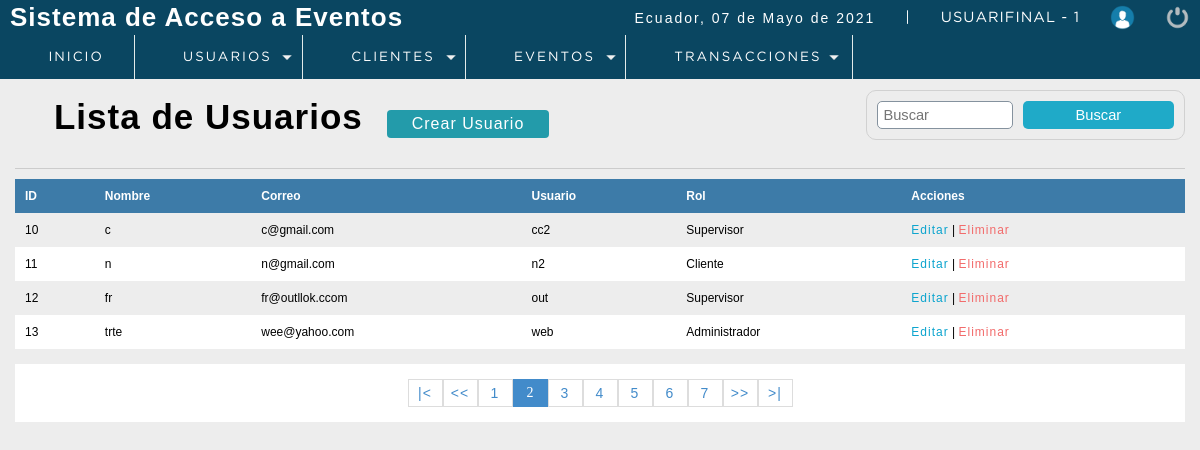
Page /P_seminarios/sistema/lista_usuarios.php?pagina=2 (signed in) on the committed database.
### tables this page shows
CREATE TABLE `usuario` (
  `idusuario` int(11) NOT NULL,
  `nombre` varchar(50) DEFAULT NULL,
  `correo` varchar(100) DEFAULT NULL,
  `usuario` varchar(15) DEFAULT NULL,
  `clave` varchar(100) DEFAULT NULL,
  `rol` int(11) DEFAULT NULL,
  `Status` int(11) NOT NULL DEFAULT 1,
  `cod_cliente` int(11) DEFAULT 0
);

CREATE TABLE `rol` (
  `idrol` int(11) NOT NULL,
  `rol` varchar(20) DEFAULT NULL
);

### P_seminarios/sistema/lista_usuarios.php (the view, shortened to what this page needs)
<?php
 include "../conection.php";
?>
<!DOCTYPE html>
<html lang="en">
<head>
	<?php include "includes/scripts.php"?>
</head>
<body>
 <?php include "includes/header.php"?>
	<section id="container">
		<h1><i class="fas fa-list-alt"></i> Lista de Usuarios</h1>
        <a href="registro_usuarios.php" class="btn_new">Crear Usuario</a>
    <form action="buscar_usuario.php" method="get" class="form_search">
        <input type="text" name="busqueda" id="busqueda" placeholder="Buscar">
        <input type="submit" value="Buscar" class="btn_search" >
    </form>
    <hr>
        <table>
            <tr>
                <th>ID</th>
                <th>Nombre</th>
                <th>Correo</th>
                <th>Usuario</th>
                <th>Rol</th>
                <th>Acciones</th>
            </tr>
            <?php
           $sql_registre = mysqli_query($conection,"SELECT COUNT(*) AS total_registro FROM usuario WHERE Status =1");
           $result_registre = mysqli_fetch_array($sql_registre);
           $total_resgistros = $result_registre['total_registro'];
           $por_pagina = 4;
           if (empty($_GET['pagina'])) {
               $pagina =1;
           }
           else {
               $pagina = $_GET['pagina'];
           }
           $desde = ($pagina - 1) * $por_pagina;
           $total_paginas = ceil($total_resgistros / $por_pagina);
           $query = mysqli_query($conection,"SELECT u.Idusuario, u.nombre, u.correo, u.usuario, r.rol FROM usuario u
                                                                                                      INNER JOIN rol r
                                                                                                      ON u.rol = r.idrol
                                                                                                      WHERE Status = 1
                                                                                                      ORDER BY idusuario ASC LIMIT $desde, $por_pagina");
           $result = mysqli_num_rows($query);
           if ($result > 0) {
               while ($data = mysqli_fetch_array($query)) {
           ?>
            <tr>
                <td><?php echo $data["Idusuario"];?></td>
                <td><?php echo $data["nombre"];?></td>
                <td><?php echo $data["correo"];?></td>
                <td><?php echo $data["usuario"];?></td>
                <td><?php echo $data["rol"];?></td>
                <td>
                    <a class="link_edit" href="editar_usuario.php?id=<?php echo $data["Idusuario"];?>">Editar</a>
                    |
                    <?php
                        if ($data["Idusuario"] !=1) {
                    ?>
                    <a class="link_delete" href="eliminar_usuario.php?id=<?php echo $data["Idusuario"];?>">Eliminar</a>
                    <?php
                        }
                    ?>
                </td>
            </tr>
                <?php
               }
           }
            ?>
        </table>
        <div class="paginador">
                    <ul>
                        <?php
                            if ($pagina != 1) {
                            ?>
                            <li><a href="?pagina=<?php echo 1;?>">|<</a></li>
                            <li><a href="?pagina=<?php echo $pagina-1;?>"><<</a></li>
                            <?php
                            }
                        ?>
                    <?php
                    for ($i=1; $i <= $total_paginas; $i++) {
                        if ($i == $pagina) {
                            echo '<li class="pageSelected">'.$i.'</li>';
                        }
                        else {
                            echo '<li><a href="?pagina='.$i.'">'.$i.'</a></li>';
                        }
                    }
                    if ($pagina!=$total_paginas) {
                    ?>
                    <li><a href="?pagina=<?php echo $pagina+1;?>">>></a></li>
                    <li><a href="?pagina=<?php echo $total_paginas;?>">>|</a></li>
                        <?php
                            }
                        ?>
                    </ul>
                </div>
	</section>
</body>
</html>

### P_seminarios/sistema/css/style.css (style rules this page uses)
* { margin: 0; padding: 0; box-sizing: border-box; }
body { background: #ededed; }
h1, h2, h3, h4, h5, h6 { font-family: 'arial'; font-weight: bold; letter-spacing: 1px; }
h1 { font-size: 26px; }
a { text-decoration: none; font-family: arial; letter-spacing: 1px; }
#container { padding: 90px 15px 15px; }
hr { border: 0; background: #CCC; height: 1px; margin: 10px 0; display: block; }
form { border: 2px solid #78909C; border-radius: 2%; background: #FFF; margin: auto; padding: 20px 50px; border: 1px solid #d1d1d1; }
input,select { display: block; width: 100%; font-size: 11pt; padding: 5px; border: 1px solid #85929e; border-radius: 5px; }
#container h1 { font-size: 35px; display: inline-block; }
.btn_new { display: inline-block; background: #239baa; color: #FFF; padding: 5px 25px; border-radius: 4px; margin: 20px; }
table { border-collapse: collapse; font-size: 12px; font-family: 'arial'; width: 100%; }
table th { text-align: left; padding: 10px; background: #3d7ba8; color: #FFF; }
table tr:nth-child(odd) { background: #FFF; }
table td { padding: 10px; }
.link_edit { color: #0ca4ce; }
.link_delete { color: #f26b6b; }
.paginador ul { padding: 15px; list-style: none; background: #FFF; margin-top: 15px; display: -webkit-flex; display: -moz-flex; display: -ms-flex; display: -o-flex; display: flex; justify-content: center; }
.paginador a, .pageSelected { color: #428bca; border: 1px solid #ddd; padding: 5px; display: inline-block; font-size: 14px; text-align: center; width: 35px; }
.pageSelected { color: #FFF; background: #428bca; border: 1px solid #428bca; }
.form_search { display: -webkit-flex; display: -moz-flex; display: -ms-flex; display: -o-flex; display: flex; float: right; background: initial; padding: 10px; border-radius: 10px; }
.form_search .btn_search { background: #1faac8; color: #FFF; padding: 0 20px; border: 0; cursor: pointer; margin-left: 10px; }

### rows in the picture
usuario: idusuario "10", nombre "c", correo "c@gmail.com", usuario "cc2", rol.rol "Supervisor"
usuario: idusuario "11", nombre "n", correo "n@gmail.com", usuario "n2", rol.rol "Cliente"
usuario: idusuario "12", nombre "fr", correo "fr@outllok.ccom", usuario "out", rol.rol "Supervisor"
usuario: idusuario "13", nombre "trte", correo "wee@yahoo.com", usuario "web", rol.rol "Administrador"

### other values in the picture
fechaC() "07 de Mayo de 2021"
$_SESSION['user'] "USUARIFINAL"
$_SESSION['rol'] "1"
